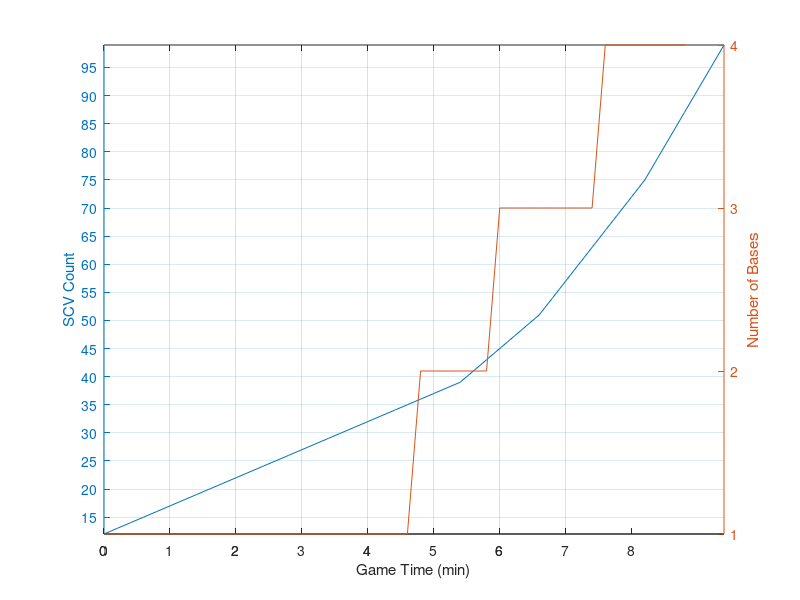

MATLAB code to generate this figure:
clear;
close all;

t = 0;
x = 12;

%first_expotiming = 0;       % "Perfect"
%first_expotiming = 60 + 71; % CC First
%first_expotiming = 60 + 45 + 71; % Reaper Expo
%first_expotiming = 3*60 + 30 + 71; % Cloakshee
first_expotiming = 3*60 + 30 + 71; % Cloakshee

while x<100
    % Firxt Expo Constraint
    if( t(end) < first_expotiming+25 )
        production = 1;
    else
        % Calculate number of bases
        bases = floor(x/22) + 1;
        bases( t<first_expotiming ) = 1;

        % Find time of last CC completion
        idx = find(diff( bases ),1,'last');

        if( isempty(idx) )
            production = 1;
        else
            production = bases(end);
            tidx = t(idx) + 12 + 25;
            if( t(end) < tidx )
                production = production - 1;
            end
        end
    end

    t(end+1) = t(end) + 12;
    x(end+1) = x(end) + production;
end

t = t(1:(end-1));
x = x(1:(end-1));

nbases = floor(x/22) + 1;
nbases( t<first_expotiming ) = 1;

% Get Expo Times
texp = t( find(diff(nbases)) )+12-71;
for i=1:length(texp)
    fprintf('Expo %d at %02d:%02d\n',i+1,floor(texp(i)/60),mod(texp(i),60));
end

figure('Position',[ 902  -327   931   634 ]);
ax = plotyy(t/60,x,t/60,nbases);
xlabel('Game Time (min)');
xlim(ax(1),[min(t) max(t)]/60);
xlim(ax(2),[min(t) max(t)]/60);
ylim(ax(1),[12 max(x)]);
ylim(ax(2),[1 4]);
ylabel(ax(1),'SCV Count');
ylabel(ax(2),'Number of Bases');
set(ax(1),'xtick',[0 1 2 3 4 5 6 7]);
set(ax(1),'ytick',[15 20 25 30 35 40 45 50 55 60 65 70 75 80 85 90 95]);
set(ax(2),'ytick',[0 1 2 3 4]);
grid;
